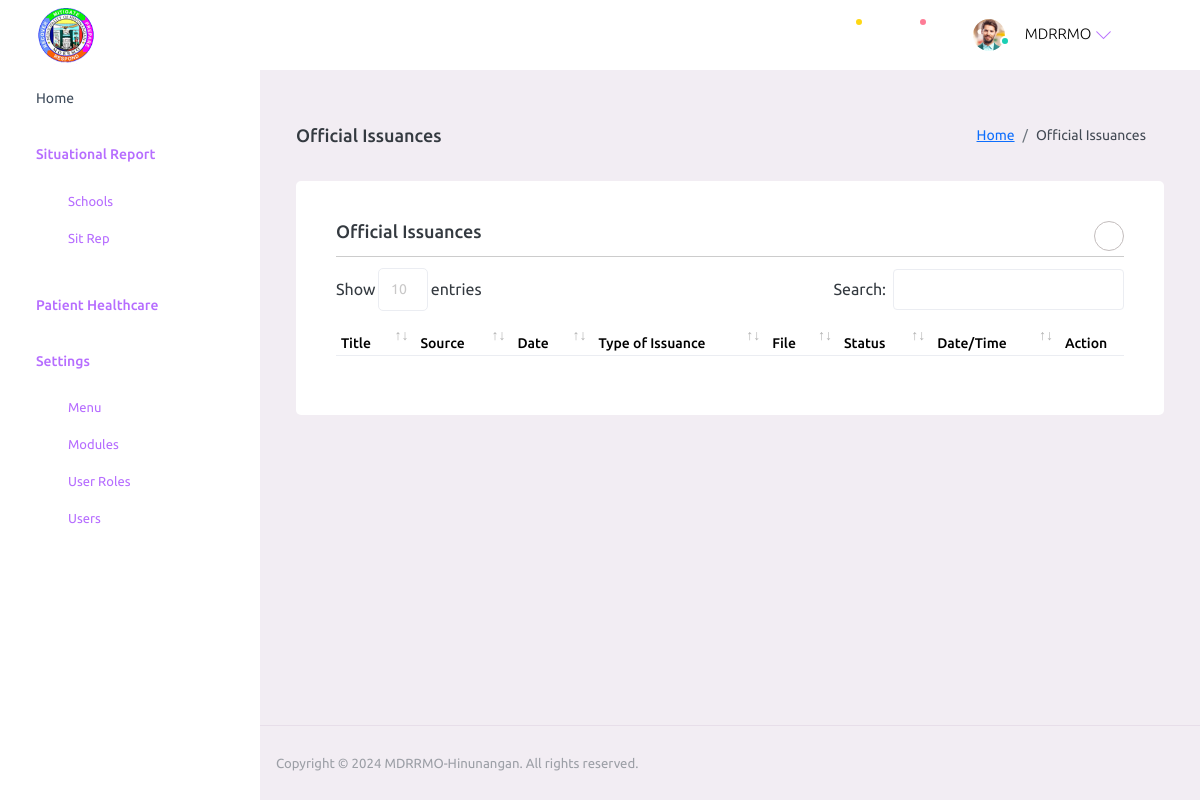
The page /views/records/official-issuances/index.php (signed in) on the database as committed earlier.
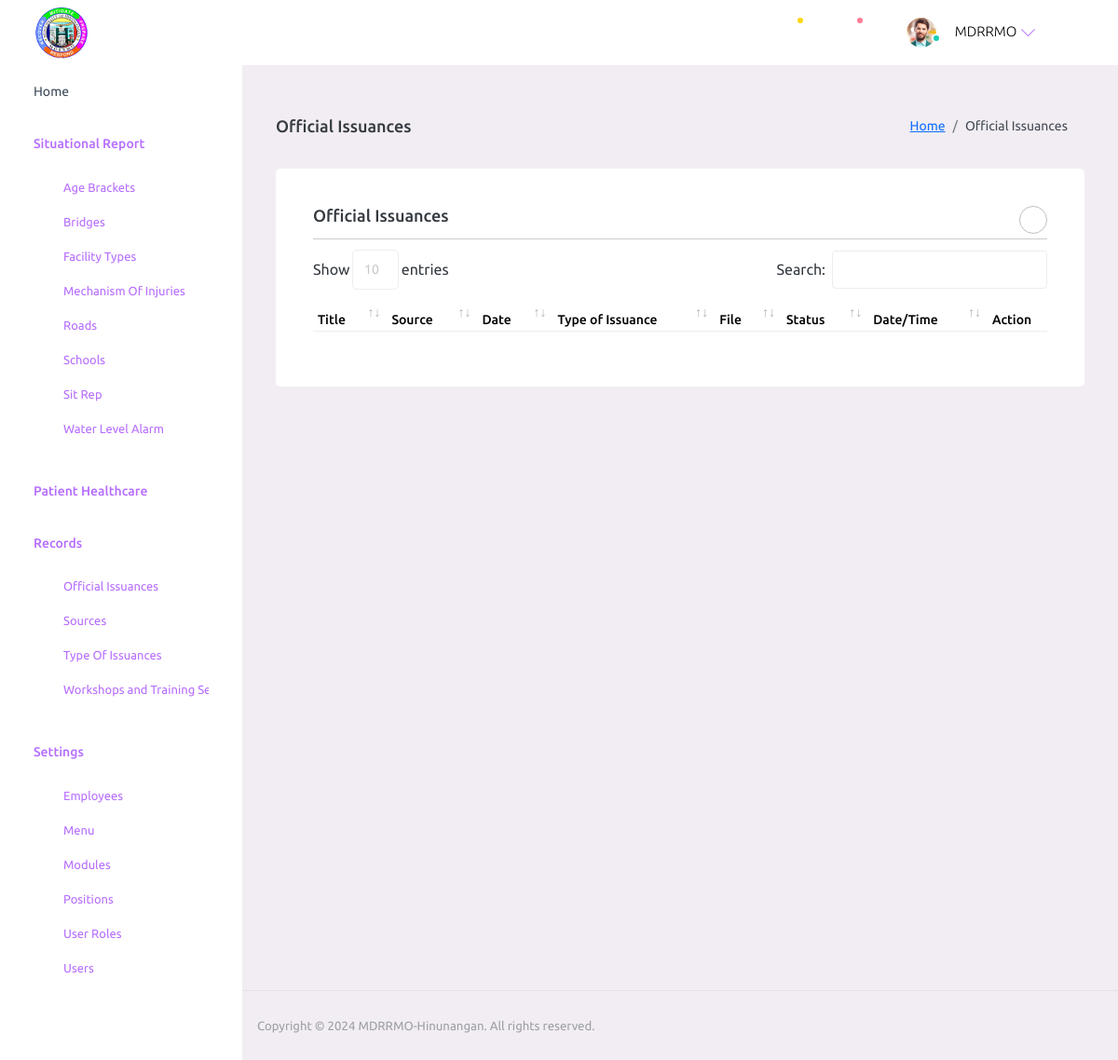
The same page on the database as committed later.
### tables this page shows
CREATE TABLE `menu` (
  `id` int NOT NULL AUTO_INCREMENT,
  `name` varchar(45) DEFAULT NULL,
  `url` varchar(255) DEFAULT NULL,
  `icon` varchar(45) DEFAULT NULL,
  `sort` int NOT NULL DEFAULT '0',
  `active_keyword` varchar(45) DEFAULT NULL,
  `is_active` char(1) NOT NULL DEFAULT 'Y' COMMENT 'Y = Yes\nN = No',
  `created_by` int DEFAULT NULL,
  `created_at` datetime DEFAULT NULL,
  `updated_by` int DEFAULT NULL,
  `updated_at` timestamp NOT NULL DEFAULT CURRENT_TIMESTAMP ON UPDATE CURRENT_TIMESTAMP,
  PRIMARY KEY (`id`)
);

CREATE TABLE `sub_menu` (
  `id` int NOT NULL AUTO_INCREMENT,
  `menu_id` int NOT NULL,
  `name` varchar(100) DEFAULT NULL,
  `url` varchar(255) DEFAULT NULL,
  `icon` varchar(45) DEFAULT NULL,
  `sort` int NOT NULL DEFAULT '0',
  `active_keyword` varchar(45) DEFAULT NULL,
  `is_active` char(1) NOT NULL DEFAULT 'Y' COMMENT 'Y = Yes\nN = No',
  `created_by` int DEFAULT NULL,
  `created_at` datetime DEFAULT NULL,
  `updated_by` int DEFAULT NULL,
  `updated_at` timestamp NOT NULL DEFAULT CURRENT_TIMESTAMP ON UPDATE CURRENT_TIMESTAMP,
  PRIMARY KEY (`id`)
);

### models/Models.php (called while the page is built)
<?php
class Models {
    protected function getDocumentRoot() {
        return $_SERVER['DOCUMENT_ROOT'];
    }
}

### inc/conn.php (called while the page is built, shortened)
<?php
class DB
{
	private $pdo;
	private static $instance = null;
	private function __construct() {
		$dsn = 'mysql:dbname=mdrrmo;host=127.0.0.1';
		$user = 'root';
		$password = '';
		$this->pdo = new \PDO($dsn, $user, $password);
	}
	public static function getInstance() {
		if (null === self::$instance) {
			self::$instance = new $c;
		}
		return self::$instance;
	}
	public function select($sql, $action = 'all') {
		$sth = $this->pdo->query($sql);
		return $sth->fetchAll();
	}
}

### models/Menu.php (called while the page is built, shortened)
<?php
require_once('Models.php');
class Menu extends Models {
    protected $db;
    private $table;
    public function __construct() {
		require_once($this->getDocumentRoot() . '/inc/conn.php');
        $this->db = DB::getInstance();
        $this->table = 'menu';
	}
	public function getWhere( $where = '', $sortBy = 'name ASC') {
		$sql = "SELECT * FROM $this->table WHERE 1 ";
		$sql .= " ORDER BY $sortBy ";
        $rows = $this->db->select($sql);
        return $rows;
	}
}

### models/Sub_menu.php (called while the page is built, shortened)
<?php
require_once('Models.php');
class Sub_menu extends Models
{
    protected $db;
    private $table;
    public function __construct() {
		require_once($this->getDocumentRoot() . '/inc/conn.php');
        $this->db = DB::getInstance();
        $this->table = 'sub_menu';
	}
	public function getWhere($where = '', $sortBy = 'sort ASC') {
		$sql = "SELECT * FROM $this->table WHERE is_active = 'Y'";
		if(!empty($where)) {
			$sql .= " $where";
		}
		$sql .= " ORDER BY $sortBy ";
        $rows = $this->db->select($sql);
        return $rows;
	}
}

### inc/helpers.php (called while the page is built, shortened)
<?php
class Helpers {
     public function checkactivemenu($uri, $activekeyword) {
        $spl = str_replace('/views/','',$uri);
        if(stripos($spl, $activekeyword) !== false) {
            return 1;
        }
        return 0;
    }
}

### views/records/official-issuances/index.php (the view, shortened to what the changed rows need)
<?php
require_once('../../../inc/helpers.php');
$helpers = new Helpers();
include_once '../../../templates/header.php';
include_once '../../../templates/sidebar.php';
?>
    <div class="main-panel">
        <div class="content-wrapper">
            <div class="card">
                <div class="card-body">
                    <table class="table" id="tbl-data">
                        <thead>
                            <tr>
                                <th>Title</th>
                                <th>Source</th>
                                <th>Date</th>
                                <th>Type of Issuance</th>
                                <th>File</th>
                                <th>Status</th>
                                <th>Date/Time</th>
                                <th>Action</th>
                            </tr>
                        </thead>
                    </table>
                </div>
            </div>
        </div>
<?php
    include_once '../../../templates/footer.php';
?>

### templates/sidebar.php (shortened to what the changed rows need)
<?php
require ($_SERVER['DOCUMENT_ROOT'] . '/models/Menu.php');
require ($_SERVER['DOCUMENT_ROOT'] . '/models/Sub_menu.php');
$uri = $_SERVER['REQUEST_URI'];
$menu       = new Menu();
$sub_menu   = new Sub_menu();
$resMenu = $menu->getWhere('', 'sort ASC');
$menu_list = [];
foreach($resMenu AS $row) {
    $resSubMenu = $sub_menu->getWhere(" AND menu_id = " . $row['id'], "name ASC");
    $menu_list[] = [
        'id'    => $row['id'],
        'name'  => $row['name'],
        'url'   => $row['url'],
        'icon'  => $row['icon'],
        'active_keyword'  => $row['active_keyword'],
        'sub_menu' => $resSubMenu
    ];
}
?>
    <div class="container-fluid page-body-wrapper">
        <nav class="sidebar sidebar-offcanvas" id="sidebar">
            <ul class="nav">
            <?php foreach($menu_list AS $row):
                    $checkmenu = $helpers->checkactivemenu($uri, $row['active_keyword']);
                    $active = ($checkmenu == 1) ? 'active' : '';
                    $baseUrl = BASE_URL;
                    if($row['active_keyword'] != 'home') {
                        $baseUrl = BASE_URL . $row['url'];
                    }
                ?>
                <?php if(empty($row['sub_menu'])): ?>
                <li class="nav-item <?php echo $active ?>" data-status = "<?php echo $checkmenu ?>" data-active-keyword="<?php echo $row['active_keyword'] . '|' . $uri ?>">
                    <a class="nav-link" href="<?php echo $baseUrl ?>">
                        <span class="menu-title"><?php echo $row['name'] ?></span>
                        <i class="<?php echo $row['icon'] ?>"></i>
                    </a>
                </li>
                <?php else : ?>
                <li class="nav-item">
                    <a class="nav-link <?php echo $active ?>" data-status = "<?php echo $checkmenu ?>" data-active-keyword="<?php echo $row['active_keyword'] . '|' . $uri ?>" data-bs-toggle="collapse" href="#<?php echo $row['active_keyword'] ?>" aria-expanded="false" aria-controls="<?php echo $row['active_keyword'] ?>">
                        <span class="menu-title"><?php echo $row['name'] ?></span>
                        <i class="menu-arrow"></i>
                        <i class="<?php echo $row['icon'] ?>"></i>
                    </a>
                    <div class="collapse" id="<?php echo $row['active_keyword'] ?>">
                        <ul class="nav flex-column sub-menu">
                            <?php foreach($row['sub_menu'] AS $rows):
                                $checkmenu2 = $helpers->checkactivemenu($uri, $rows['active_keyword']);
                                $active2 = ($checkmenu2) ? 'active' : '';
                            ?>
                            <li class="nav-item" data-status = "<?php echo $checkmenu2 ?>">
                                <a class="<?php echo $rows['icon'] ?> <?php echo $active2 ?>" href="<?php echo BASE_URL . '/' . $rows['url'] ?>">
                                    <?php echo $rows['name'] ?>
                                </a>
                            </li>
                            <?php endforeach; ?>
                        </ul>
                    </div>
                </li>
                <?php endif; ?>
                <?php $checkmenu = false; endforeach; ?>
            </ul>
        </nav>

Rows that differ between the two databases and show on the page:
added sub_menu: name "Age Brackets", shown under menu "Situational Report"
added sub_menu: name "Bridges", shown under menu "Situational Report"
added sub_menu: name "Facility Types", shown under menu "Situational Report"
added sub_menu: name "Mechanism Of Injuries", shown under menu "Situational Report"
added sub_menu: name "Roads", shown under menu "Situational Report"
added sub_menu: name "Water Level Alarm", shown under menu "Situational Report"
added menu: name "Records"
added sub_menu: name "Official Issuances", shown under "Records"
added sub_menu: name "Sources", shown under "Records"
added sub_menu: name "Type Of Issuances", shown under "Records"
added sub_menu: name "Workshops and Training…", shown under "Records"
added sub_menu: name "Employees", shown under menu "Settings"
added sub_menu: name "Positions", shown under menu "Settings"
